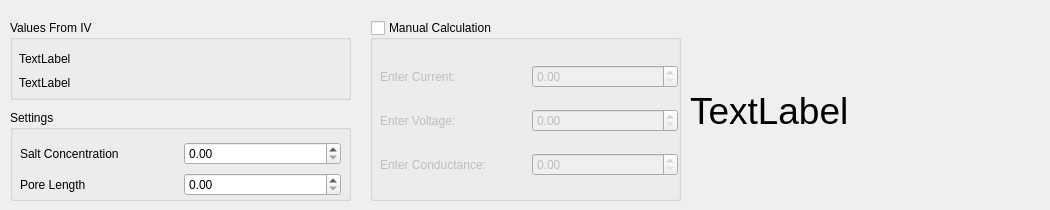
         <widget class="QWidget" name="tab_4">
          <attribute name="title">
           <string>Pore Size</string>
          </attribute>
          <widget class="QLabel" name="poresizeOutput">
           <property name="geometry">
            <rect>
             <x>690</x>
             <y>70</y>
             <width>351</width>
             <height>81</height>
            </rect>
           </property>
           <property name="font">
            <font>
             <pointsize>28</pointsize>
            </font>
           </property>
           <property name="text">
            <string>TextLabel</string>
           </property>
          </widget>
          <widget class="QGroupBox" name="groupBox_3">
           <property name="geometry">
            <rect>
             <x>10</x>
             <y>20</y>
             <width>341</width>
             <height>80</height>
            </rect>
           </property>
           <property name="title">
            <string>Values From IV</string>
           </property>
           <widget class="QWidget" name="verticalLayoutWidget_2">
            <property name="geometry">
             <rect>
              <x>9</x>
              <y>30</y>
              <width>321</width>
              <height>42</height>
             </rect>
            </property>
            <layout class="QVBoxLayout" name="verticalLayout_2">
             <item>
              <widget class="QLabel" name="resistanceText">
               <property name="text">
                <string>TextLabel</string>
               </property>
              </widget>
             </item>
             <item>
              <widget class="QLabel" name="conductanceText">
               <property name="text">
                <string>TextLabel</string>
               </property>
              </widget>
             </item>
            </layout>
           </widget>
          </widget>
          <widget class="QGroupBox" name="groupBox_4">
           <property name="geometry">
            <rect>
             <x>10</x>
             <y>110</y>
             <width>341</width>
             <height>91</height>
            </rect>
           </property>
           <property name="title">
            <string>Settings</string>
           </property>
           <widget class="QWidget" name="gridLayoutWidget_3">
            <property name="geometry">
             <rect>
              <x>10</x>
              <y>30</y>
              <width>321</width>
              <height>60</height>
             </rect>
            </property>
            <layout class="QGridLayout" name="gridLayout_12">
             <item row="0" column="1">
              <widget class="SpinBox" name="concentrationValue">
               <property name="suffix">
                <string/>
               </property>
               <property name="maximum">
                <double>10.000000000000000</double>
               </property>
               <property name="singleStep">
                <double>0.100000000000000</double>
               </property>
              </widget>
             </item>
             <item row="0" column="0">
              <widget class="QLabel" name="resistanceText_2">
               <property name="text">
                <string>Salt Concentration</string>
               </property>
              </widget>
             </item>
             <item row="1" column="0">
              <widget class="QLabel" name="resistanceText_3">
               <property name="text">
                <string>Pore Length</string>
               </property>
              </widget>
             </item>
             <item row="1" column="1">
              <widget class="SpinBox" name="porelengthValue"/>
             </item>
            </layout>
           </widget>
          </widget>
          <widget class="QGroupBox" name="groupBox_5">
           <property name="geometry">
            <rect>
             <x>370</x>
             <y>20</y>
             <width>311</width>
             <height>181</height>
            </rect>
           </property>
           <property name="title">
            <string>Manual Calculation</string>
           </property>
           <property name="flat">
            <bool>false</bool>
           </property>
           <property name="checkable">
            <bool>true</bool>
           </property>
           <property name="checked">
            <bool>false</bool>
           </property>
           <widget class="QWidget" name="gridLayoutWidget_2">
            <property name="geometry">
             <rect>
              <x>10</x>
              <y>30</y>
              <width>298</width>
              <height>141</height>
             </rect>
            </property>
            <layout class="QGridLayout" name="gridLayout_11">
             <item row="0" column="1">
              <widget class="SpinBox" name="customCurrent"/>
             </item>
             <item row="1" column="0">
              <widget class="QLabel" name="CustomConductanceLabel_2">
               <property name="text">
                <string>Enter Voltage: </string>
               </property>
              </widget>
             </item>
             <item row="1" column="1">
              <widget class="SpinBox" name="customVoltage"/>
             </item>
             <item row="0" column="0">
              <widget class="QLabel" name="CustomConductanceLabel_3">
               <property name="text">
                <string>Enter Current:</string>
               </property>
              </widget>
             </item>
             <item row="2" column="0">
              <widget class="QLabel" name="CustomConductanceLabel">
               <property name="text">
                <string>Enter Conductance:</string>
               </property>
              </widget>
             </item>
             <item row="2" column="1">
              <widget class="SpinBox" name="customConductanceSpinBox"/>
             </item>
            </layout>
           </widget>
          </widget>
         </widget>
